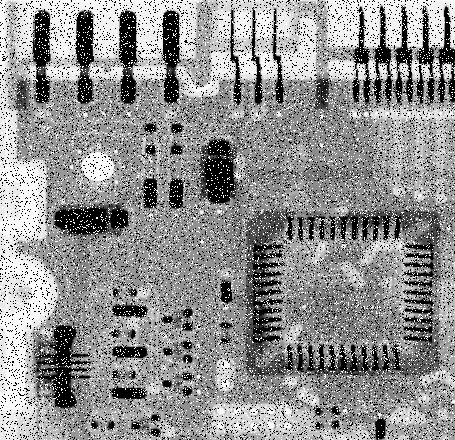
#> input picture immagini/circuito_rumoroso.jpg, 455 x 440 px, found by its file name
$ python filtro_non_lineare.py
#> lines starting #> are read from the running program, lines starting #| are printed output that depends on the picture; long printed decimals are rounded
### Script/seg_utils.py
# -*- coding: utf-8 -*-
"""
Created on Tue Apr 28 10:07:33 2020

@author: Davide
"""

import numpy as _np
from numpy import abs as _abs

def zero_crossing(b, thresh=None):
    """
    Restituisce la mappa dei passaggi per zero.

    Parameters
    ----------
    b : matrice
    thresh : soglia opsionale

    Returns
    -------
    m : mappa dei zero crossing

    """
    if thresh is None:
        thresh = 0.25 * _np.mean(_abs(b))
        print('thresh = ', thresh)
    thresh2 = 2.0 * thresh

    m1 = (b[1:-1,1:-1]<0) & (b[1:-1,2:  ]>0) & (_abs(b[1:-1,1:-1]-b[1:-1,2:  ])>thresh) # H[- +]
    m2 = (b[1:-1,0:-2]>0) & (b[1:-1,1:-1]<0) & (_abs(b[1:-1,0:-2]-b[1:-1,1:-1])>thresh) # H[+ -]
    m3 = (b[1:-1,1:-1]<0) & (b[2:  ,1:-1]>0) & (_abs(b[1:-1,1:-1]-b[2:  ,1:-1])>thresh) # V[- +]
    m4 = (b[0:-2,1:-1]>0) & (b[1:-1,1:-1]<0) & (_abs(b[0:-2,1:-1]-b[1:-1,1:-1])>thresh) # V[+ -]
    m5 = (b[1:-1,1:-1]==0) & ((b[1:-1,0:-2]*b[1:-1,2:  ])<0) & (_abs(b[1:-1,0:-2]-b[1:-1,2:  ])>thresh2) # H[- 0 +]
    m6 = (b[1:-1,1:-1]==0) & ((b[0:-2,1:-1]*b[2:  ,1:-1])<0) & (_abs(b[0:-2,1:-1]-b[2:  ,1:-1])>thresh2) # V[- 0 +]

    m = m1 | m2 | m3 | m4 | m5 | m6
    m = _np.pad(m, ((1,1),(1,1)), mode='constant', constant_values = False)
    return m


### Script/filtro_non_lineare.py
import numpy as np
import skimage.io as io
import matplotlib.pyplot as plt
import scipy.ndimage as ndi
from skimage.exposure import histogram
from seg_utils import zero_crossing

plt.close('all')

x=np.float64(io.imread('immagini/circuito_rumoroso.jpg'))
#> x: shape (440, 455) float64; min 0, max 255, mean 144.1

y=ndi.gaussian_laplace(x, (4, 4))
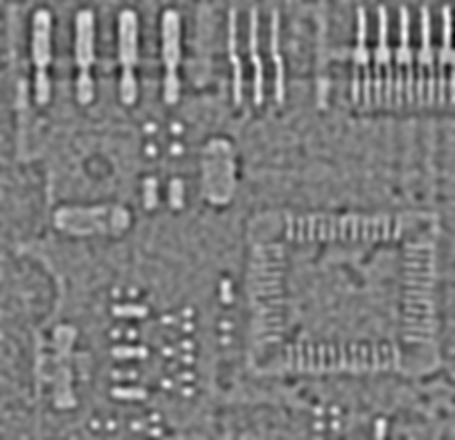
#> y: shape (440, 455) float64; min -5.9, max 6.05, mean -0.0115; drawn with min black and max white
h=np.array([[0,1,0],[1,-4,1],[0,1,0]])

bordi=zero_crossing(y)
#> in zero_crossing, `thresh = 0.25 * _np.mean(_abs(b))`: thresh = 0.21
#| thresh =  0.21
#> in zero_crossing, `thresh2 = 2.0 * thresh`: thresh2 = 0.42
#> in zero_crossing, `m1 = (b[1:-1,1:-1]<0) & (b[1:-1,2:  ]>0) & (_abs(b[1:-1,1:-1]-b[1:-1,2..`:
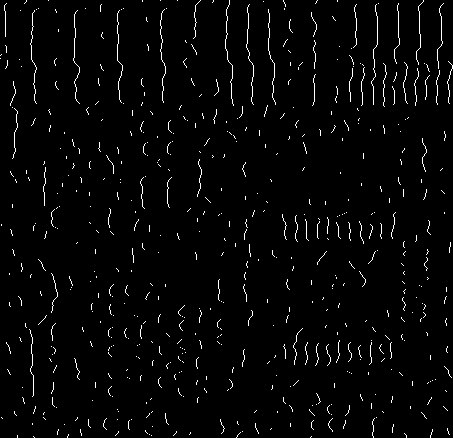
#> m1: shape (438, 453) bool; 2.4% white in thin lines or dots
#> in zero_crossing, `m2 = (b[1:-1,0:-2]>0) & (b[1:-1,1:-1]<0) & (_abs(b[1:-1,0:-2]-b[1:-1,1..`:
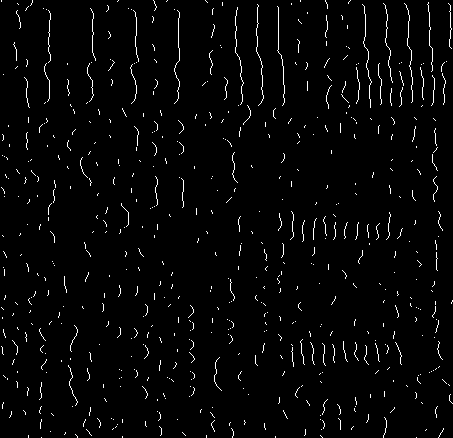
#> m2: shape (438, 453) bool; 2.4% white in thin lines or dots
#> in zero_crossing, `m3 = (b[1:-1,1:-1]<0) & (b[2:  ,1:-1]>0) & (_abs(b[1:-1,1:-1]-b[2:  ,1..`:
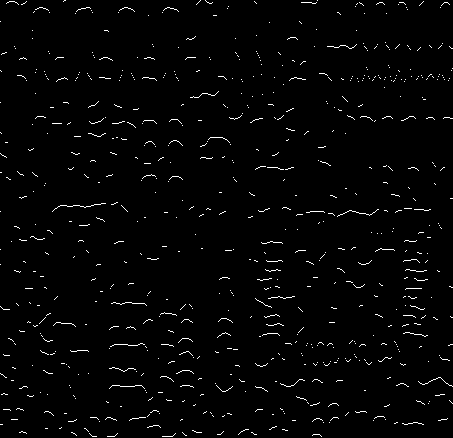
#> m3: shape (438, 453) bool; 1.8% white in thin lines or dots
#> in zero_crossing, `m4 = (b[0:-2,1:-1]>0) & (b[1:-1,1:-1]<0) & (_abs(b[0:-2,1:-1]-b[1:-1,1..`:
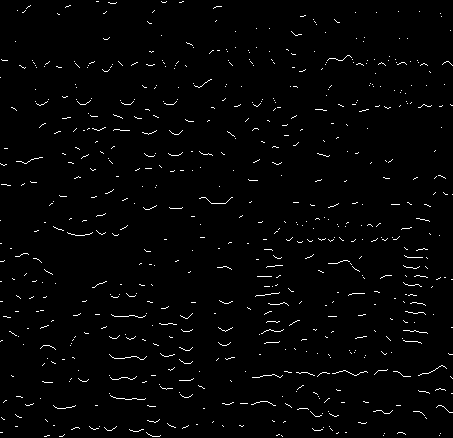
#> m4: shape (438, 453) bool; 1.7% white in thin lines or dots
#> in zero_crossing, `m5 = (b[1:-1,1:-1]==0) & ((b[1:-1,0:-2]*b[1:-1,2:  ])<0) & (_abs(b[1:-..`: m5: shape (438, 453) bool; every value is 0
#> in zero_crossing, `m = m1 | m2 | m3 | m4 | m5 | m6`:
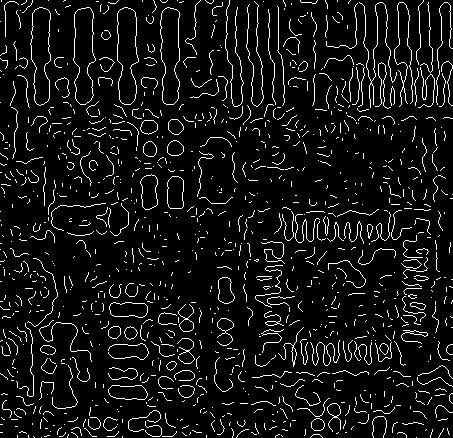
#> m: shape (438, 453) bool; 7.4% white in thin lines or dots
#> in zero_crossing, `m = _np.pad(m, ((1,1),(1,1)), mode='constant', constant_values = False)`:
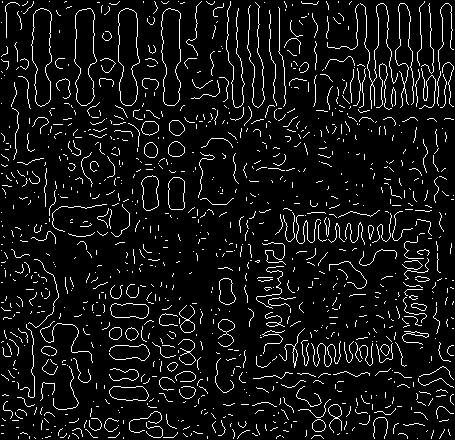
#> m: shape (440, 455) bool; 7.4% white in thin lines or dots
plt.figure(1)
plt.subplot(1,2,1)
plt.imshow(y, cmap='gray', clim=[0,1])

plt.subplot(1,2,2)
plt.imshow(bordi, cmap='gray', clim=[0,1])

plt.show()
